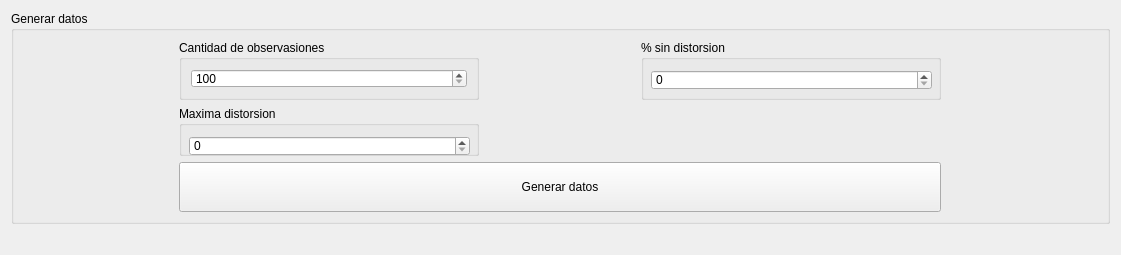
      <widget class="QWidget" name="generacionTab">
       <attribute name="title">
        <string>Generar Datos</string>
       </attribute>
       <layout class="QGridLayout" name="gridLayout_3">
        <item row="0" column="0">
         <widget class="QGroupBox" name="groupBox_2">
          <property name="minimumSize">
           <size>
            <width>1099</width>
            <height>200</height>
           </size>
          </property>
          <property name="maximumSize">
           <size>
            <width>1200</width>
            <height>300</height>
           </size>
          </property>
          <property name="title">
           <string>Generar datos</string>
          </property>
          <layout class="QGridLayout" name="gridLayout_2">
           <item row="1" column="1">
            <widget class="QGroupBox" name="groupBox_3">
             <property name="minimumSize">
              <size>
               <width>250</width>
               <height>50</height>
              </size>
             </property>
             <property name="maximumSize">
              <size>
               <width>300</width>
               <height>60</height>
              </size>
             </property>
             <property name="title">
              <string>% sin distorsion</string>
             </property>
             <widget class="QSpinBox" name="sinDistorsion">
              <property name="geometry">
               <rect>
                <x>10</x>
                <y>30</y>
                <width>281</width>
                <height>20</height>
               </rect>
              </property>
              <property name="maximumSize">
               <size>
                <width>300</width>
                <height>20</height>
               </size>
              </property>
              <property name="maximum">
               <number>10</number>
              </property>
              <property name="singleStep">
               <number>5</number>
              </property>
             </widget>
            </widget>
           </item>
           <item row="2" column="0">
            <widget class="QGroupBox" name="groupBox_4">
             <property name="minimumSize">
              <size>
               <width>250</width>
               <height>50</height>
              </size>
             </property>
             <property name="maximumSize">
              <size>
               <width>300</width>
               <height>60</height>
              </size>
             </property>
             <property name="title">
              <string>Maxima distorsion</string>
             </property>
             <widget class="QSpinBox" name="maxDistorsion">
              <property name="geometry">
               <rect>
                <x>10</x>
                <y>30</y>
                <width>281</width>
                <height>20</height>
               </rect>
              </property>
              <property name="maximumSize">
               <size>
                <width>300</width>
                <height>20</height>
               </size>
              </property>
              <property name="maximum">
               <number>30</number>
              </property>
              <property name="singleStep">
               <number>5</number>
              </property>
             </widget>
            </widget>
           </item>
           <item row="1" column="0">
            <widget class="QGroupBox" name="separatorGroup">
             <property name="minimumSize">
              <size>
               <width>250</width>
               <height>50</height>
              </size>
             </property>
             <property name="maximumSize">
              <size>
               <width>300</width>
               <height>60</height>
              </size>
             </property>
             <property name="title">
              <string>Cantidad de observasiones </string>
             </property>
             <layout class="QHBoxLayout" name="horizontalLayout_4">
              <item>
               <widget class="QSpinBox" name="cantObservaciones">
                <property name="maximumSize">
                 <size>
                  <width>300</width>
                  <height>20</height>
                 </size>
                </property>
                <property name="minimum">
                 <number>100</number>
                </property>
                <property name="maximum">
                 <number>2000</number>
                </property>
                <property name="singleStep">
                 <number>100</number>
                </property>
               </widget>
              </item>
             </layout>
            </widget>
           </item>
           <item row="3" column="0" colspan="2">
            <widget class="QPushButton" name="generarDatosButton">
             <property name="minimumSize">
              <size>
               <width>50</width>
               <height>50</height>
              </size>
             </property>
             <property name="maximumSize">
              <size>
               <width>1200</width>
               <height>60</height>
              </size>
             </property>
             <property name="text">
              <string>Generar datos</string>
             </property>
            </widget>
           </item>
          </layout>
         </widget>
        </item>
        <item row="1" column="0">
         <widget class="QLabel" name="label_3">
          <property name="maximumSize">
           <size>
            <width>16777215</width>
            <height>400</height>
           </size>
          </property>
          <property name="text">
           <string/>
          </property>
         </widget>
        </item>
       </layout>
      </widget>
